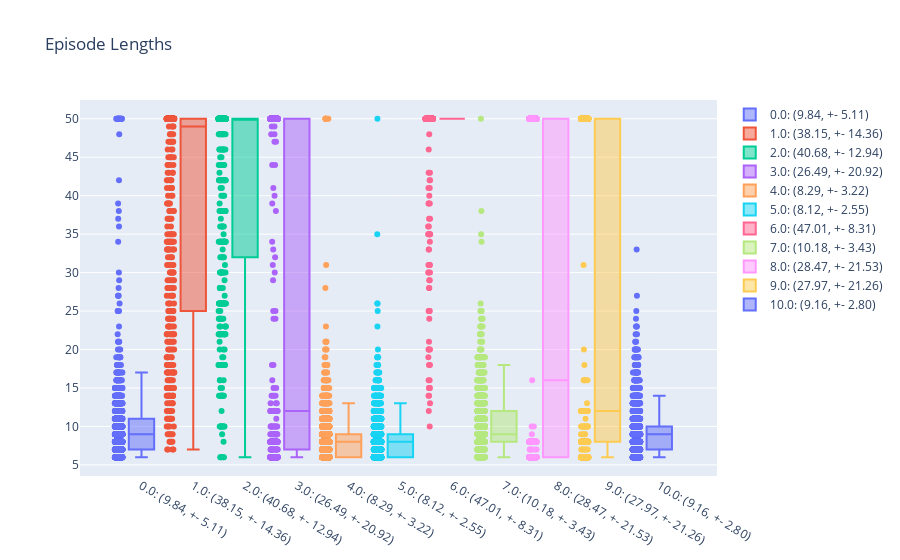
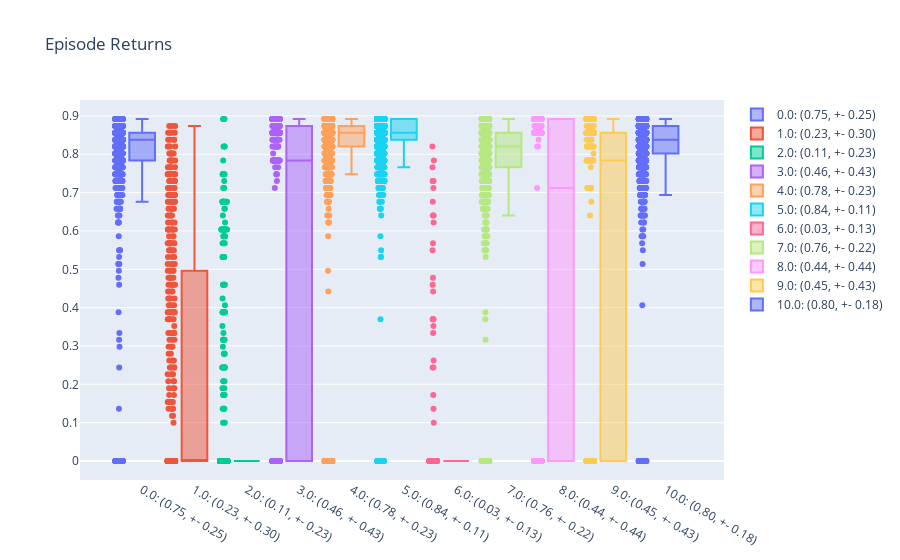

The notebook cell these images were saved under, in order:
### Code cell
def sample_from_agents(agents, rollout_length=2000, trajectory_path=None, num_envs=1):
    all_episode_lengths = []
    all_episode_returns = []

    # Sample rollouts from each agent
    for i, agent in enumerate(agents):
        memory = Memory(agent.envs, OnlineTrainConfig(num_envs=num_envs), device=agent.device)
        if trajectory_path:
            trajectory_writer = TrajectoryWriter(
                path=os.path.join(trajectory_path, f"rollouts_agent_{i}.gz"),
                run_config=RunConfig(track=False),
                environment_config=agent.environment_config,
                online_config=OnlineTrainConfig(num_envs=num_envs),
                model_config=agent.model_config
            )
        else:
            trajectory_writer = None
        agent.rollout(memory, rollout_length, agent.envs, trajectory_writer)
        if trajectory_writer:
            trajectory_writer.tag_terminated_trajectories()
            trajectory_writer.write(upload_to_wandb=False)

        # Process the episode lengths and returns
        df = process_memory_vars_to_log(memory.vars_to_log)
        all_episode_lengths.append(df['episode_length'])
        all_episode_returns.append(df['episode_return'])


    return all_episode_lengths, all_episode_returns

import pandas as pd
import plotly.graph_objects as go

def plot_checkpoints_stats(all_episode_lengths, all_episode_returns):

    # stack df's but label them with the agent number
    lengths = pd.concat(all_episode_lengths, keys=range(len(all_episode_lengths))).reset_index(level=0, drop=False)
    # rename level 0 to checkpoint
    lengths = lengths.rename(columns={'level_0': 'checkpoint'})

    # Compute mean and std of episode lengths
    length_stats = lengths.groupby('checkpoint')['episode_length'].agg(['mean', 'std']).reset_index()

    # histogram of all episode lengths
    fig1 = go.Figure()
    for idx, stats in length_stats.iterrows():
        fig1.add_trace(go.Box(y=lengths[lengths['checkpoint'] == stats['checkpoint']]['episode_length'],
                              name=f"{stats['checkpoint']}: ({stats['mean']:.2f}, +- {stats['std']:.2f})",
                              boxpoints='all', jitter=0.3, pointpos=-1.8))

    fig1.update_layout(title='Episode Lengths')

    # stack df's but label them with the agent number
    returns = pd.concat(all_episode_returns, keys=range(len(all_episode_lengths))).reset_index(level=0, drop=False)
    # rename level 0 to checkpoint
    returns = returns.rename(columns={'level_0': 'checkpoint'})

    # Compute mean and std of episode returns
    return_stats = returns.groupby('checkpoint')['episode_return'].agg(['mean', 'std']).reset_index()

    # histogram of all episode lengths
    fig2 = go.Figure()
    for idx, stats in return_stats.iterrows():
        fig2.add_trace(go.Box(y=returns[returns['checkpoint'] == stats['checkpoint']]['episode_return'],
                              name=f"{stats['checkpoint']}: ({stats['mean']:.2f}, +- {stats['std']:.2f})",
                              boxpoints='all', jitter=0.3, pointpos=-1.8))

    fig2.update_layout(title='Episode Returns')

    return fig1, fig2

checkpoint_folder_path = "artifacts/Test-PPO-LSTM_checkpoints:v16"
agents = load_all_agents_from_checkpoints(checkpoint_folder_path)

trajectory_path = "rollouts"
num_envs = 5
# all_episode_lengths, all_episode_returns = sample_from_agents(agents, rollout_length=2000, trajectory_path=trajectory_path, num_envs=num_envs)
fig1, fig2 = plot_checkpoints_stats(all_episode_lengths, all_episode_returns)
fig1.show()
fig2.show()

### Figure 1 — Plotly figure (JSON) as saved in the notebook; plotly's stock layout.template omitted (floating-point values rounded to 4 significant figures; data arrays with more than 128 entries replaced by an {"elided": "..."} marker saying what was removed)
{"data": [{"boxpoints": "all", "jitter": 0.3, "name": "0.0: (9.84, +- 5.11)", "pointpos": -1.8, "type": "box", "y": {"elided": "2026 int values"}}, {"boxpoints": "all", "jitter": 0.3, "name": "1.0: (38.15, +- 14.36)", "pointpos": -1.8, "type": "box", "y": {"elided": "519 int values"}}, {"boxpoints": "all", "jitter": 0.3, "name": "2.0: (40.68, +- 12.94)", "pointpos": -1.8, "type": "box", "y": {"elided": "486 int values"}}, {"boxpoints": "all", "jitter": 0.3, "name": "3.0: (26.49, +- 20.92)", "pointpos": -1.8, "type": "box", "y": {"elided": "749 int values"}}, {"boxpoints": "all", "jitter": 0.3, "name": "4.0: (8.29, +- 3.22)", "pointpos": -1.8, "type": "box", "y": {"elided": "2408 int values"}}, {"boxpoints": "all", "jitter": 0.3, "name": "5.0: (8.12, +- 2.55)", "pointpos": -1.8, "type": "box", "y": {"elided": "2458 int values"}}, {"boxpoints": "all", "jitter": 0.3, "name": "6.0: (47.01, +- 8.31)", "pointpos": -1.8, "type": "box", "y": {"elided": "421 int values"}}, {"boxpoints": "all", "jitter": 0.3, "name": "7.0: (10.18, +- 3.43)", "pointpos": -1.8, "type": "box", "y": {"elided": "1960 int values"}}, {"boxpoints": "all", "jitter": 0.3, "name": "8.0: (28.47, +- 21.53)", "pointpos": -1.8, "type": "box", "y": {"elided": "695 int values"}}, {"boxpoints": "all", "jitter": 0.3, "name": "9.0: (27.97, +- 21.26)", "pointpos": -1.8, "type": "box", "y": {"elided": "708 int values"}}, {"boxpoints": "all", "jitter": 0.3, "name": "10.0: (9.16, +- 2.80)", "pointpos": -1.8, "type": "box", "y": {"elided": "2179 int values"}}], "layout": {"title": {"text": "Episode Lengths"}}}

### Figure 2 — Plotly figure (JSON) as saved in the notebook; plotly's stock layout.template omitted (floating-point values rounded to 4 significant figures; data arrays with more than 128 entries replaced by an {"elided": "..."} marker saying what was removed)
{"data": [{"boxpoints": "all", "jitter": 0.3, "name": "0.0: (0.75, +- 0.25)", "pointpos": -1.8, "type": "box", "y": {"elided": "2026 float values"}}, {"boxpoints": "all", "jitter": 0.3, "name": "1.0: (0.23, +- 0.30)", "pointpos": -1.8, "type": "box", "y": {"elided": "519 float values"}}, {"boxpoints": "all", "jitter": 0.3, "name": "2.0: (0.11, +- 0.23)", "pointpos": -1.8, "type": "box", "y": {"elided": "486 float values"}}, {"boxpoints": "all", "jitter": 0.3, "name": "3.0: (0.46, +- 0.43)", "pointpos": -1.8, "type": "box", "y": {"elided": "749 float values"}}, {"boxpoints": "all", "jitter": 0.3, "name": "4.0: (0.78, +- 0.23)", "pointpos": -1.8, "type": "box", "y": {"elided": "2408 float values"}}, {"boxpoints": "all", "jitter": 0.3, "name": "5.0: (0.84, +- 0.11)", "pointpos": -1.8, "type": "box", "y": {"elided": "2458 float values"}}, {"boxpoints": "all", "jitter": 0.3, "name": "6.0: (0.03, +- 0.13)", "pointpos": -1.8, "type": "box", "y": {"elided": "421 float values"}}, {"boxpoints": "all", "jitter": 0.3, "name": "7.0: (0.76, +- 0.22)", "pointpos": -1.8, "type": "box", "y": {"elided": "1960 float values"}}, {"boxpoints": "all", "jitter": 0.3, "name": "8.0: (0.44, +- 0.44)", "pointpos": -1.8, "type": "box", "y": {"elided": "695 float values"}}, {"boxpoints": "all", "jitter": 0.3, "name": "9.0: (0.45, +- 0.43)", "pointpos": -1.8, "type": "box", "y": {"elided": "708 float values"}}, {"boxpoints": "all", "jitter": 0.3, "name": "10.0: (0.80, +- 0.18)", "pointpos": -1.8, "type": "box", "y": {"elided": "2179 float values"}}], "layout": {"title": {"text": "Episode Returns"}}}
